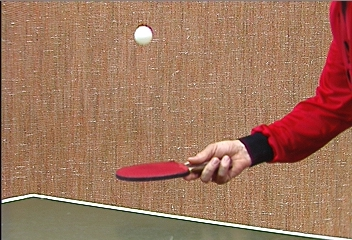
#> input picture lab3/images/pingpong/0005.jpeg, 352 x 240 px, given as the content of the folder ./images/toy, which was not available
$ python tracking.py
#> lines starting #> are read from the running program, lines starting #| are printed output that depends on the picture; pictures that were not available may be replaced by others from this repository, and a replacement may not be noted
### lab3/utils.py
import numpy as np
import scipy.signal as sig

def conv2d(image: np.ndarray, filter: np.ndarray) -> np.ndarray:
    return sig.convolve2d(image, filter, mode='same', boundary='symm')

def normal1chan(img: np.ndarray) -> np.ndarray:
    dims = len(img.shape)
    assert dims == 2 or dims == 3

    if dims == 3:
        # take the mean of all channels
        img = np.mean(img, axis=2)

    if np.max(img) > 1:
        # normalize to [0,1]
        img = img / np.max(img)

    return img

def image_derivatives(img: np.ndarray) -> tuple:
    Gx = np.array([-1, 0, 1])[np.newaxis, :]
    Gy = Gx.T

    # make sure the image is normalized and has 1 channel
    img = normal1chan(img)

    return conv2d(img, Gx), conv2d(img, Gy)

def mask_centers(centers: np.ndarray, h: int, w: int, stride: int) -> np.ndarray:
    s = stride // 2
    return (s <= centers[:, 0]) & (s <= centers[:, 1]) & (centers[:, 0] < h-s) & (centers[:, 1] < w-s)

### lab3/harris_corner_detector.py
from matplotlib.gridspec import GridSpec
from scipy.ndimage import gaussian_filter, maximum_filter, rotate
from utils import image_derivatives, normal1chan

import matplotlib.pyplot as plt
import numpy as np

def detect_corners(img: np.ndarray, window: int = 5, threshold: float = 1e-5) -> tuple:
    img = normal1chan(img) # make sure we have a normalized image with 1 channel
    Ix, Iy = image_derivatives(img) # calculate image derivatives dx, dy

    A = gaussian_filter(Ix ** 2, sigma=1) # A = gauss(Ix ** 2)
    B = gaussian_filter(Ix * Iy, sigma=1) # B = gauss(Ix * Iy)
    C = gaussian_filter(Iy ** 2, sigma=1) # C = gauss(Iy ** 2)
    H = (A * C - B**2) - 0.04 * (A + C) ** 2

    H_max = maximum_filter(H, size=window, mode='reflect')
    H_max[H_max > H] = 0 # remove points that are not their neighborhood's max
    r, c = np.where(H_max > threshold) # retrieve rows and cols for points above threshold

    return H, r, c

# [42 lines left out: functions plot_rotation, plot_threshold, plot_full, not called in this run]

# [20 lines that do not run on import are left out]

### lab3/tracking.py
from harris_corner_detector import detect_corners
from lucas_kanade import optical_flow

import cv2
import matplotlib.pyplot as plt
import numpy as np
import os

from utils import mask_centers

def track_flow(imgs: list, vid_name: str, harris_thresh: float = 1e-5, save_vid: bool = False):
    h, w, *_ = imgs[0].shape

    # detect points of interest (POI) from the first frame
    _, r, c = detect_corners(imgs[0], threshold=harris_thresh)

    fig_data = []
    vxs_rem, vys_rem = None, None
    while len(imgs) >= 2:
        # stack POI in a [ point_row point_col ] fashion
        corners = np.vstack([r,c]).T

        if save_vid:
            # determine optical flow and retrieve new location of POI
            vxs, vys, fig = optical_flow(imgs[0], imgs[1], corners, video_mode=True)

            # encode canvas data and append to list to create a vid later
            data = np.fromstring(fig.canvas.tostring_rgb(), dtype=np.uint8, sep='')
            data = data.reshape(fig.canvas.get_width_height()[::-1] + (3,))
            fig_data.append(data)
        else:
            # determine optical flow and retrieve new location of POI
            vxs, vys = optical_flow(imgs[0], imgs[1], corners, block_plot=False)

        if vxs_rem is None:
            vxs_rem = np.zeros_like(vxs)
            vys_rem = np.zeros_like(vys)

        # calculate whole 'integer' pixel movements
        vxs_whole = np.around(vxs + vxs_rem, decimals=0).astype(int)
        vys_whole = np.around(vys + vys_rem, decimals=0).astype(int)

        # calculate mask for current POI
        c_mask = mask_centers(corners, h, w, 15)

        # update POI with new locations
        c = c[c_mask] + vxs_whole
        r = r[c_mask] + vys_whole

        # calculate mask for next POI
        v_mask = mask_centers(np.vstack([r,c]).T, h, w, 15)

        # calculate the remainders for next interation
        vxs_rem += vxs - vxs_whole
        vys_rem += vys - vys_whole

        # mask the remainders that are valid for the next iteration
        vxs_rem = vxs_rem[v_mask]
        vys_rem = vys_rem[v_mask]

        # remove first image from the list and continue iterating
        imgs.pop(0)

    if save_vid:
        fps = 12
        fh, fw, *_ = fig_data[0].shape

        # choose codec according to format needed
        fourcc = cv2.VideoWriter_fourcc(*'mp4v')

        vname = f'video_{vid_name}.avi'
        video = cv2.VideoWriter(vname, fourcc, fps, (fw, fh))
        print(f"Writing {vname}")

        for f in fig_data:
            video.write(cv2.cvtColor(f, cv2.COLOR_RGB2BGR))

        cv2.destroyAllWindows()
        video.release()

if __name__ == "__main__":
    vid_dir = None

    while vid_dir is None:
        vid_sel = input("Select video:\n1) Toy\n2) Doll\n[1/2]: ")
        if vid_sel == '1':
            vid_dir = "./images/toy"
        elif vid_sel == '2':
            vid_dir = "./images/doll"
#> this loop made 1 pass; the answer given on pass 1: 1

    vid_name = vid_dir[vid_dir.rfind("/")+1:]
    imgs = [plt.imread(f"{vid_dir}/{i}") for i in sorted(os.listdir(vid_dir))]
#> imgs = 1 item

    track_flow(imgs, vid_name, harris_thresh=1e-4, save_vid=False)
#> in normal1chan, `img = np.mean(img, axis=2)`:
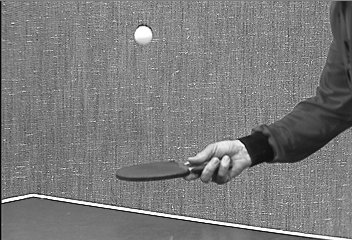
#> img: shape (240, 352) float64; min 2, max 255, mean 123.4
#> in conv2d, `return sig.convolve2d(image, filter, mode='same', boundary='symm')`:
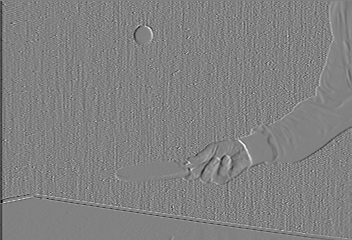
#> returned value: shape (240, 352) float64; min -0.937, max 0.906, mean -0.00198; drawn with min black and max white
#> in conv2d (call 2), `return sig.convolve2d(image, filter, mode='same', boundary='symm')`:
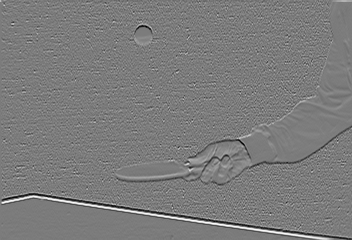
#> returned value: shape (240, 352) float64; min -0.923, max 0.973, mean 0.000179; drawn with min black and max white
#> in detect_corners, `A = gaussian_filter(Ix ** 2, sigma=1)`:
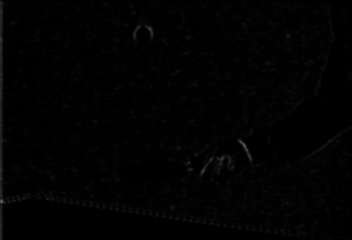
#> A: shape (240, 352) float64; min 9.87e-07, max 0.416, mean 0.00979
#> in detect_corners, `B = gaussian_filter(Ix * Iy, sigma=1)`:
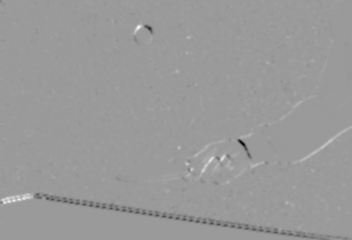
#> B: shape (240, 352) float64; min -0.309, max 0.201, mean -0.000751; drawn with min black and max white
#> in detect_corners, `C = gaussian_filter(Iy ** 2, sigma=1)`:
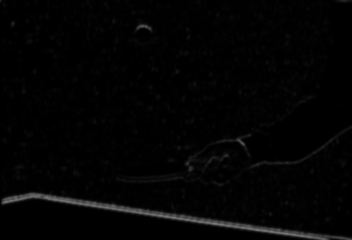
#> C: shape (240, 352) float64; min 1.75e-06, max 0.486, mean 0.016
#> in detect_corners, `r, c = np.where(H_max > threshold)`: r = 882 values from 0 to 239; c = 882 values, max 350 at index 554, min 0 at index 1, mean 187.6
#> in track_flow, `_, r, c = detect_corners(imgs[0], threshold=harris_thresh)`: r = 882 values from 0 to 239
#> after the loop in track_flow, `while len(imgs) >= 2:`: fig_data = []; imgs = 1 item

$ run again, on lab3/images/pingpong/0010.jpeg
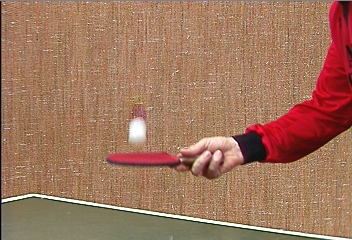
#> input picture lab3/images/pingpong/0010.jpeg, 352 x 240 px, given as the content of the folder ./images/toy, which was not available
#> the loop `while vid_dir is None:` made 1 pass; the answer given on pass 1: 1
#> `imgs = [plt.imread(f"{vid_dir}/{i}") for i in sorted(os.listdir(vid_di..`: imgs = 1 item
#> in detect_corners, `C = gaussian_filter(Iy ** 2, sigma=1)`:
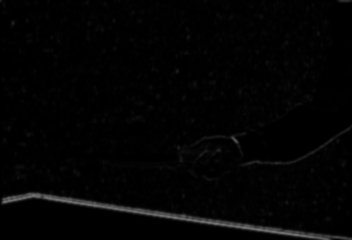
#> C: shape (240, 352) float64; min 2.12e-06, max 0.464, mean 0.0154
#> in detect_corners, `H = (A * C - B**2) - 0.04 * (A + C) ** 2`:
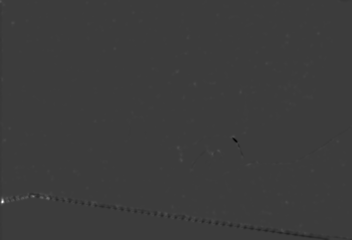
#> H: shape (240, 352) float64; min -0.0164, max 0.053, mean 5.08e-05; drawn with min black and max white
#> in detect_corners, `r, c = np.where(H_max > threshold)`: r = 858 values from 1 to 239; c = 858 values, max 351 at index 461, min 0 at index 0, mean 186.8
#> in track_flow, `_, r, c = detect_corners(imgs[0], threshold=harris_thresh)`: r = 858 values from 1 to 239
#> after the loop in track_flow, `while len(imgs) >= 2:`: fig_data = []; imgs = 1 item
